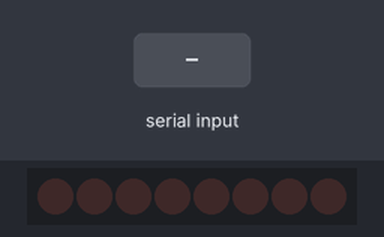
Bench run of a sketch on a simulated Arduino Uno, built with avr-gcc and run on an emulated ATmega328P. On the bench: 8 shift-register outputs drawn as a row of LEDs (first output left, lit = HIGH). Wiring (inferred from the names in the program): shift register (74HC595): data pin 12; shift clock pin 9; latch pin 11. Wiring (inferred from the signals the program sends): row of LEDs: on Q0, Q1, Q2, Q3, Q4, Q5, Q6, Q7. Inputs (shaded band) come from the test bench. What the sketch prints to the serial monitor is not drawn.

Above: at 0.9 s.
1.0 s: "90,45\n" received over Serial
At 1.12 s:
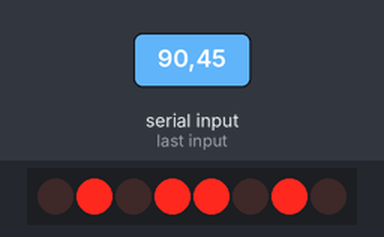
At 1.87 s:
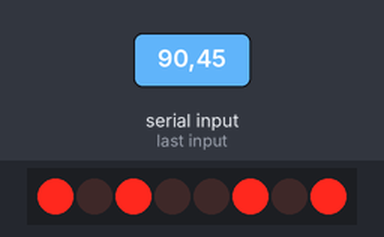
Timing chart, 0 to 9.2 s (numbered marks = the images above; inputs shaded):
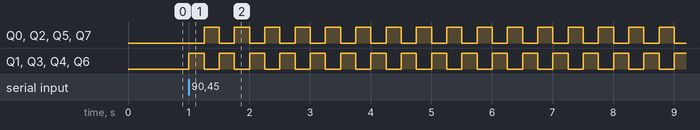

Measured:
- after the input at 1.0 s, Q0, Q2, Q5, Q7: alternates HIGH for 0.25 s and LOW for 0.25 s, starting after 0.25 s; Q1, Q3, Q4, Q6: alternates HIGH for 0.25 s and LOW for 0.25 s, starting at once

The sketch:

BitFlipper.ino
```cpp
int dataPin = 12, latchPin = 11, clockPin = 9;
int dt = 250;
byte LEDpattern = 0x00;
byte LEDpattern2;
void setup() {
  // put your setup code here, to run once:
  pinMode(latchPin, OUTPUT);
  pinMode(clockPin, OUTPUT);
  pinMode(dataPin, OUTPUT);
  Serial.begin(9600);
  digitalWrite(latchPin,LOW);
  shiftOut(dataPin,clockPin,LSBFIRST,LEDpattern);
  digitalWrite(latchPin,HIGH);
  Serial.println();
  Serial.println("Enter a number: ");
  while(Serial.available()==0){}
  LEDpattern = Serial.parseInt();
  LEDpattern2 = 0xFF - LEDpattern;
}

void loop() {
  // put your main code here, to run repeatedly
  //Serial.println(LEDpattern);
  digitalWrite(latchPin,LOW);
  shiftOut(dataPin,clockPin,LSBFIRST,LEDpattern);
  digitalWrite(latchPin,HIGH);
  delay(dt);
  digitalWrite(latchPin,LOW);
  shiftOut(dataPin,clockPin,LSBFIRST,LEDpattern2);
  digitalWrite(latchPin,HIGH);
  delay(dt);
}
```
